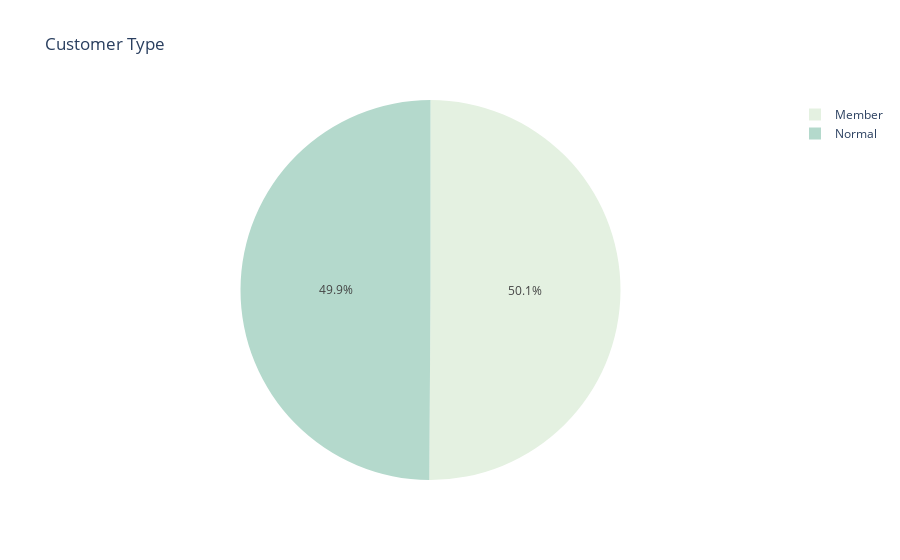

Here is the notebook cell this chart was saved with:
### Code cell
#Comparision of customer types
#Analysis: Almost same section of audience between member and normal 
fig = px.pie(data, values=data.Customer_type.value_counts(), names=data['Customer_type'].unique(), color_discrete_sequence=px.colors.sequential.Mint, title = "Customer Type")
fig.show()

### Figure 1 — Plotly figure (JSON) as saved in the notebook; plotly's stock layout.template omitted (floating-point values rounded to 4 significant figures)
{"data": [{"domain": {"x": [0, 1], "y": [0, 1]}, "hovertemplate": "label=%{label}<br>value=%{value}<extra></extra>", "labels": ["Member", "Normal"], "legendgroup": "", "name": "", "showlegend": true, "type": "pie", "values": [501, 499]}], "layout": {"legend": {"tracegroupgap": 0}, "piecolorway": ["rgb(228, 241, 225)", "rgb(180, 217, 204)", "rgb(137, 192, 182)", "rgb(99, 166, 160)", "rgb(68, 140, 138)", "rgb(40, 114, 116)", "rgb(13, 88, 95)"], "title": {"text": "Customer Type"}}}
